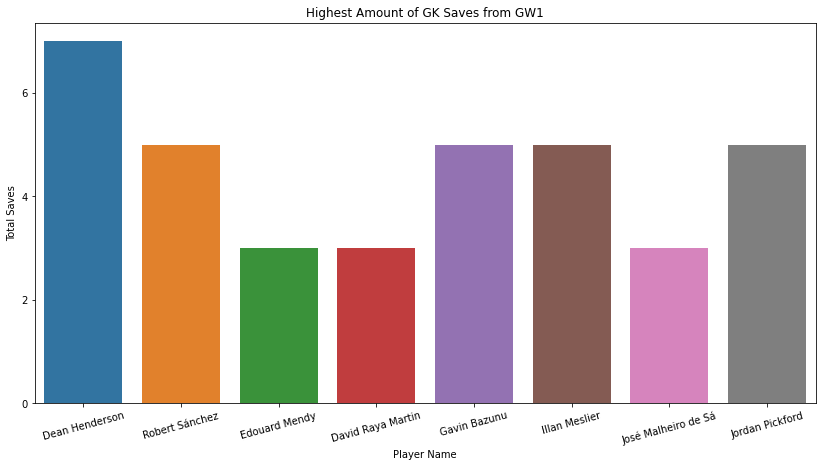

Python code for this plot:
# Import statements
import pandas as pd
import numpy as np
pd.plotting.register_matplotlib_converters()
import matplotlib.pyplot as plt
import seaborn as sns

# Path of the file
gw1_data_filepath = "../input/gw1-data/GW1.csv"

plt.figure(figsize=(14, 7))
plt.title("Highest Amount of GK Saves from GW1")

# Pandas reads the file
gw1_data = pd.read_csv(gw1_data_filepath, index_col="name")

# Players with less than 3 saves are dropped
gw1_data.drop(gw1_data[gw1_data['saves'] <= 2].index, inplace=True)

# Bar plot is defined
sns.barplot(x=gw1_data.index, y=gw1_data['saves'])

plt.ylabel("Total Saves")
plt.xlabel("Player Name")
plt.xticks(rotation=15, horizontalalignment="center")
plt.yticks(np.arange(0, 8, 2))
